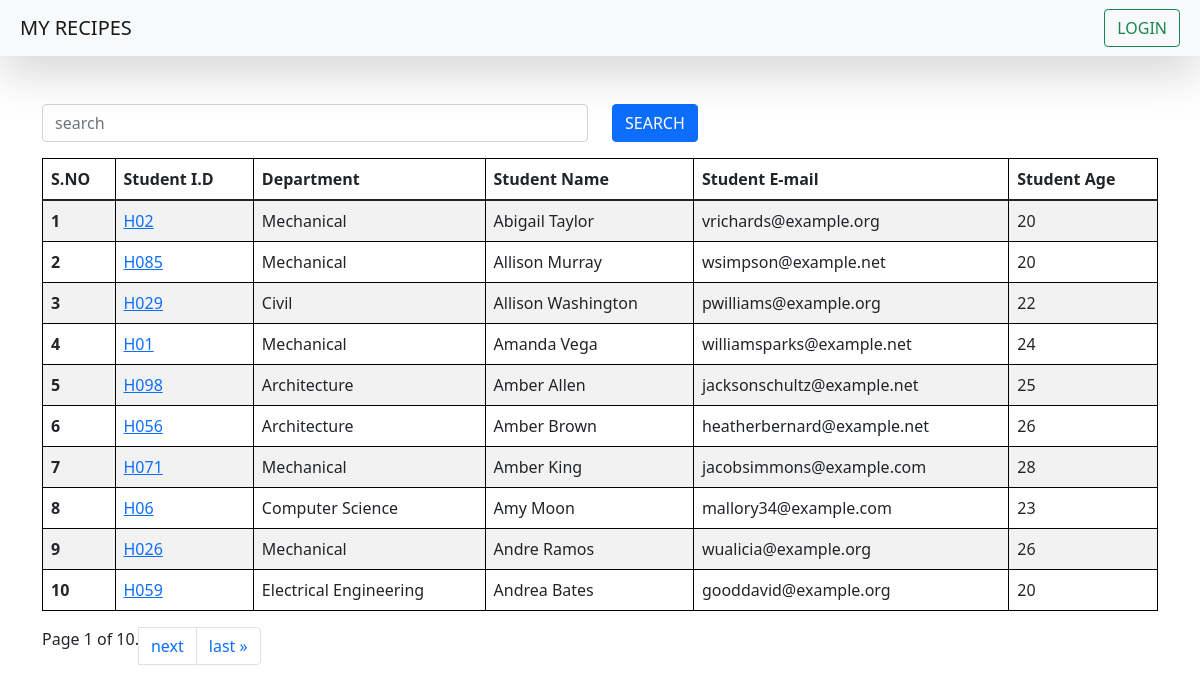
The page /students/ on the database its author committed.
### vege/models.py (models this page shows, shortened)
class Student(models.Model):
    department = models.ForeignKey(Department,related_name="depart",on_delete=  models.CASCADE)
    studentid = models.OneToOneField(Studentid,related_name="stuid",on_delete=  models.SET_NULL,null = True)
    sname = models.CharField(max_length=100)
    semail = models.EmailField(unique=True)
    sage = models.IntegerField(default=18)
    saddress = models.TextField()
    is_deleted = models.BooleanField(default=False)
    objects = studentmanager()
    admin_objects = models.Manager()
    class Meta:
        ordering = ['sname','studentid']
        verbose_name = "student"

class Studentid(models.Model):
    studentid = models.CharField(max_length=100)
    def __str__(self) -> str:
        return self.studentid

class Department(models.Model):
    department = models.CharField(max_length=100)
    class Meta:
        ordering = ['department']

### vege/views.py (the view, shortened to what this page needs)
# urls.py: path('students/',get_student,name = "get_student"),
def get_student(req):
    queryset = Student.objects.all()
    paginator = Paginator(queryset, 10)
    page_number = req.GET.get("page",1)
    page_obj = paginator.get_page(page_number)
    return render(req,'students.html',{'queryset':page_obj})

### vege/models.py (called while the page is built)
    def get_queryset(self):
        return super().get_queryset().filter(is_deleted = False)

### vege/templates/students.html (shortened to what this page needs)
{% extends "base.html" %}
{% block start %}
<div class = "container mt-5">
    <form class="mb-3">
    <div class="row">
        <div class="col-md-6">
            <input class="form-control" name = "search" placeholder="search">
        </div>
        <div class="col-md-6">
            <button class="btn btn-primary">SEARCH</button>
        </div>
    </div>
    </form>
    <table class="table table-striped">
        <thead>
        <tr>
          <th scope="col">S.NO</th>
          <th scope="col">Student I.D</th>
          <th scope="col">Department</th>
          <th scope="col">Student Name</th>
          <th scope="col">Student E-mail</th>
          <th scope="col">Student Age</th>
        </tr>
      </thead>
      <tbody>
        {% for student in queryset%}
        <tr>
          <th scope="row">{{forloop.counter}}</th>
          <td>
            <a href = "{% url 'seemarks' student.studentid %}">
              {{student.studentid}}
            </a>
          </td>
          <td>{{student.department.department}}</td>
          <td>{{student.sname}}</td>
          <td>{{student.semail}}</td>
          <td>{{student.sage}}</td>
        </tr>
        {% endfor%}
      </tbody>
    </table>
        <nav aria-label="Page navigation example">
          <ul class="pagination">
              <span class="current">
                  Page {{ queryset.number }} of {{ queryset.paginator.num_pages }}.
              </span>
              {% if queryset.has_next %}
              <li class="page-item"><a class="page-link" href="?page={{ queryset.next_page_number }}">next</a></li>
              <li class="page-item"><a class="page-link" href="?page={{ queryset.paginator.num_pages }}">last &raquo;</a></li>
              {% endif %}
      </ul>
        </nav>
</div>
{% endblock %}

### home/templates/base.html (style rules this page uses)
table, th, td { border: 1px solid black; }

### rows shown on the page
Student: studentid "H02", department.department "Mechanical", sname "Abigail Taylor", semail "vrichards@example.org", sage "20"
Student: studentid "H085", department.department "Mechanical", sname "Allison Murray", semail "wsimpson@example.net", sage "20"
Student: studentid "H029", department.department "Civil", sname "Allison Washington", semail "pwilliams@example.org", sage "22"
Student: studentid "H01", department.department "Mechanical", sname "Amanda Vega", semail "williamsparks@example.net", sage "24"
Student: studentid "H098", department.department "Architecture", sname "Amber Allen", semail "jacksonschultz@example.net", sage "25"
Student: studentid "H056", department.department "Architecture", sname "Amber Brown", semail "heatherbernard@example.net", sage "26"
Student: studentid "H071", department.department "Mechanical", sname "Amber King", semail "jacobsimmons@example.com", sage "28"
Student: studentid "H06", department.department "Computer Science", sname "Amy Moon", semail "mallory34@example.com", sage "23"
Student: studentid "H026", department.department "Mechanical", sname "Andre Ramos", semail "wualicia@example.org", sage "26"
Student: studentid "H059", department.department "Electrical Engineering", sname "Andrea Bates", semail "gooddavid@example.org", sage "20"

### other values the page prints
{{ queryset.number }} "1"
{{ queryset.paginator.num_pages }} "10"
